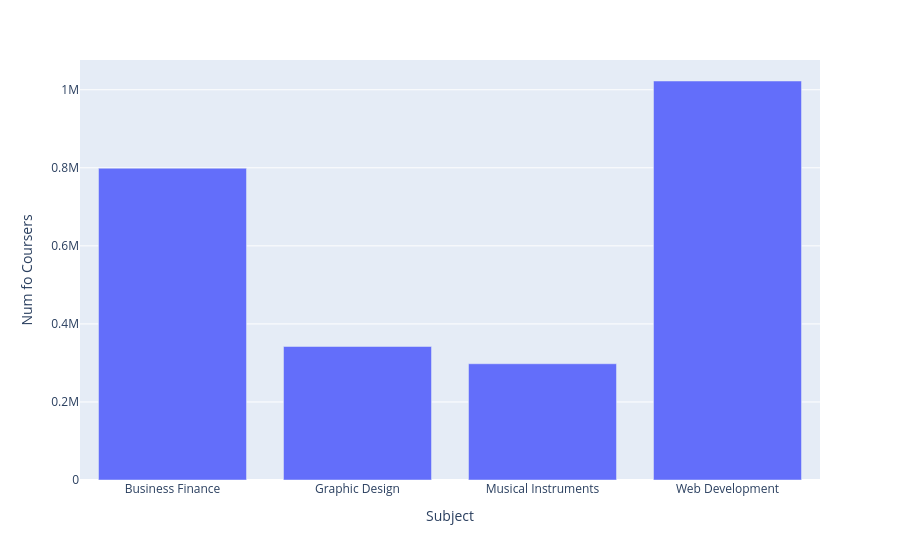

The notebook cell saved with this chart:
### Code cell
fig = px.bar(
    data_frame=df.groupby('subject')['num_subscribers'].sum(),
    x = df.groupby('subject')['num_subscribers'].sum().index,
    y = df.groupby('subject')['num_subscribers'].sum().values 
    )
fig.update_xaxes(title= 'Subject')
fig.update_yaxes(title = 'Num fo Coursers')
fig.show()

### Figure 1 — Plotly figure (JSON) as saved in the notebook; plotly's stock layout.template omitted (floating-point values rounded to 4 significant figures)
{"data": [{"hovertemplate": "x=%{x}<br>y=%{y}<extra></extra>", "legendgroup": "", "marker": {"color": "#636efa", "pattern": {"shape": ""}}, "name": "", "orientation": "v", "showlegend": false, "textposition": "auto", "type": "bar", "x": ["Business Finance", "Graphic Design", "Musical Instruments", "Web Development"], "xaxis": "x", "y": [798954, 342119, 297892, 1022465], "yaxis": "y"}], "layout": {"barmode": "relative", "legend": {"tracegroupgap": 0}, "margin": {"t": 60}, "xaxis": {"anchor": "y", "domain": [0, 1], "title": {"text": "Subject"}}, "yaxis": {"anchor": "x", "domain": [0, 1], "title": {"text": "Num fo Coursers"}}}}
